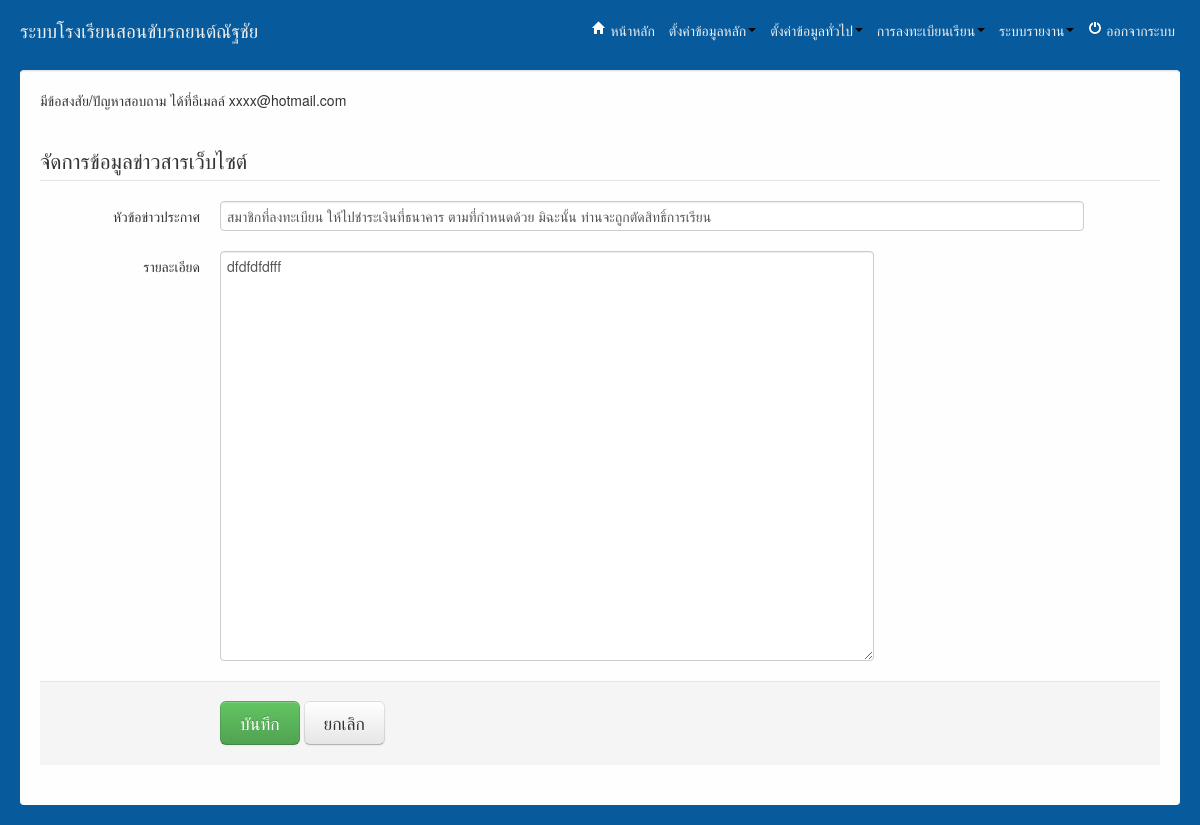
The app's page /admin/index.php?url=form_news.php&id=6 (signed in) with its own data.
### tables this page shows
CREATE TABLE IF NOT EXISTS `tbnews` (
  `id` int(5) NOT NULL AUTO_INCREMENT,
  `news_name` varchar(250) NOT NULL,
  `news_detail` text NOT NULL,
  `date` datetime NOT NULL,
  PRIMARY KEY (`id`)
);

### admin/form_news.php (the view, shortened to what this page needs)
<?php
@$id = $_GET['id'];
if(!empty($id)){
	$rs = mysql_query('SELECT * FROM tbnews WHERE id = '.$id);
	$val = mysql_fetch_assoc($rs);
}
?>
<link type="text/css" rel="stylesheet" href="../assets/ckeditor/plugins/syntaxhighlight/styles/shCore.css"/>
<link type="text/css" rel="stylesheet" href="../assets/ckeditor/plugins/syntaxhighlight/styles/shThemeDefault.css"/>
<div style="margin-top:30px;">
<legend>จัดการข้อมูลข่าวสารเว็บไซต์</legend>
<form class="form-horizontal" action="save_news.php" method="post">
	<div class="control-group">
		<label for="fname" class="control-label">หัวข้อข่าวประกาศ</label>
		<div class="controls">
                    <input type="text" style="width: 850px"name="news_name" value="<?php echo @$val['news_name']; ?>" >
		</div>
	</div>
	<div class="control-group">
		<label for="lname" class="control-label">รายละเอียด</label>
		<div class="controls">
			 <textarea rows="20" cols="43" name="news_detail" id="detail" style="width: 640px"class="txt required"><?php echo @$val['news_detail']; ?></textarea>
		</div>
	</div>
	<div class="form-actions">
		<input class="btn btn-success btn-large" type="submit" value="บันทึก">
		<a href="index.php?url=index_config.php" class="btn btn-large">ยกเลิก</a>
	</div>
</form>
</div>

### admin/css/mycss.css (style rules this page uses)
* { margin: 0; padding: 0; }

### records on screen
tbnews: news_name "สมาชิกที่ลงทะเบียน ให้ไปชำระเงินที่ธนาคาร ตามที่กำหนดด้วย มิฉะนั้น ท่านจะถูกตัดสิทธิ์การเรียน", news_detail "dfdfdfdfff"
